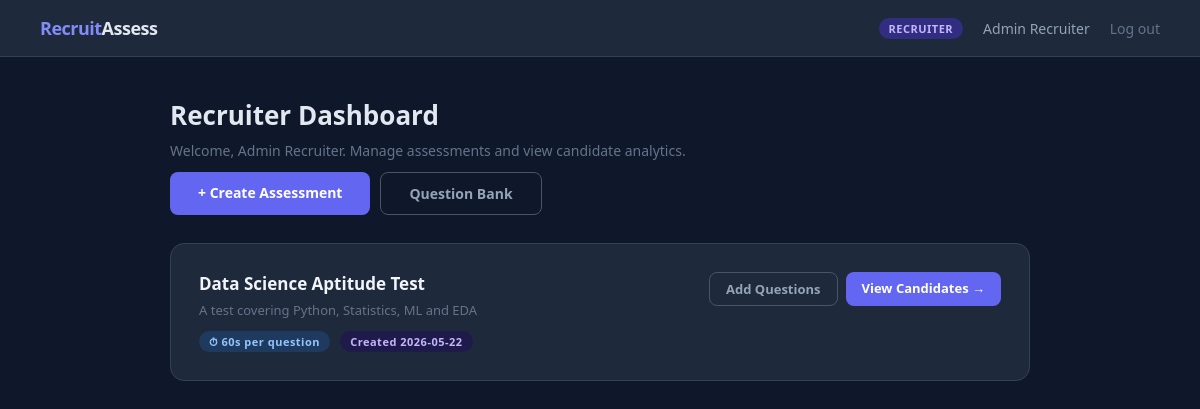
The app's page /recruiter (signed in) with its own data.
### tables this page shows
CREATE TABLE users (
        id         INTEGER PRIMARY KEY AUTOINCREMENT,
        name       TEXT NOT NULL,
        email      TEXT UNIQUE NOT NULL,
        password   TEXT NOT NULL,
        role       TEXT NOT NULL DEFAULT 'candidate',
        created_at DATETIME DEFAULT CURRENT_TIMESTAMP
    );

CREATE TABLE assessments (
        id          INTEGER PRIMARY KEY AUTOINCREMENT,
        title       TEXT NOT NULL,
        description TEXT,
        created_by  INTEGER,
        time_limit  INTEGER DEFAULT 60,
        is_active   INTEGER DEFAULT 1,
        created_at  DATETIME DEFAULT CURRENT_TIMESTAMP,
        FOREIGN KEY (created_by) REFERENCES users(id)
    );

### app.py (the view)
@app.route('/recruiter')
def recruiter_home():
    guard = login_required('recruiter')
    if guard: return guard
    from database import get_all_assessments
    assessments = get_all_assessments()
    return render_template('recruiter_home.html',
                           assessments=assessments,
                           name=session['name'])

### app.py (called while the page is built)
def login_required(role=None):
    if 'user_id' not in session:
        return redirect(url_for('login'))
    if role and session.get('role') != role:
        return redirect(url_for('dashboard'))
    return None

### database.py (called while the page is built)
def get_conn():
    conn = sqlite3.connect(DB)
    conn.row_factory = sqlite3.Row   # lets you access columns by name like dict
    return conn

def get_all_assessments():
    conn = get_conn()
    rows = conn.execute(
        "SELECT a.*, u.name as recruiter_name FROM assessments a JOIN users u ON a.created_by=u.id WHERE a.is_active=1"
    ).fetchall()
    conn.close()
    return [dict(r) for r in rows]

### templates/recruiter_home.html (shortened to what this page needs)
{% extends "base.html" %}
{% block content %}
<div class="container">
  <div style="display:flex;justify-content:space-between;align-items:flex-start;flex-wrap:wrap;gap:12px;margin-bottom:28px">
    <div>
      <h1 class="page-title">Recruiter Dashboard</h1>
      <p class="page-sub" style="margin-bottom:0">Welcome, {{ name }}. Manage assessments and view candidate analytics.</p>
    </div>
    <div style="display:flex;gap:10px;flex-wrap:wrap">
  <a href="/recruiter/create" class="btn btn-primary">+ Create Assessment</a>
  <a href="/recruiter/question-bank" class="btn btn-outline"> Question Bank</a>
</div>
  </div>
  {% for a in assessments %}
  <div class="card">
    <div style="display:flex;justify-content:space-between;align-items:flex-start;flex-wrap:wrap;gap:12px">
      <div>
        <div style="font-size:17px;font-weight:600;margin-bottom:6px;color:#f1f5f9">{{ a.title }}</div>
        <div style="font-size:13px;color:#64748b;margin-bottom:10px">{{ a.description or '—' }}</div>
        <span class="badge badge-blue">⏱ {{ a.time_limit }}s per question</span>
        <span class="badge badge-purple" style="margin-left:6px">Created {{ a.created_at[:10] }}</span>
      </div>
      <div style="display:flex;gap:8px;flex-wrap:wrap">
        <a href="/recruiter/assessment/{{ a.id }}/add-questions" class="btn btn-outline btn-sm">Add Questions</a>
        <a href="/recruiter/assessment/{{ a.id }}/candidates"    class="btn btn-primary btn-sm">View Candidates →</a>
      </div>
    </div>
  </div>
  {% endfor %}
</div>
{% endblock %}

### templates/base.html (shortened to what this page needs)
<!DOCTYPE html>
<html lang="en">
<head>
</head>
<body>
{% if session.user_id %}
<nav>
  <div class="logo">Recruit<span>Assess</span></div>
  <div class="nav-right">
    <span class="nav-badge {% if session.role=='recruiter' %}badge-recruiter{% else %}badge-candidate{% endif %}">
      {{ session.role }}
    </span>
    <span style="font-size:14px;color:#94a3b8">{{ session.name }}</span>
    <a href="/logout">Log out</a>
  </div>
</nav>
{% endif %}
{% block content %}{% endblock %}
</body>
</html>

### templates/base.html (style rules this page uses)
* { margin:0; padding:0; box-sizing:border-box; }
body { font-family:'Segoe UI',sans-serif; background:#0f172a; color:#e2e8f0; min-height:100vh; }
nav { display:flex; justify-content:space-between; align-items:center; padding:16px 40px; background:#1e293b; border-bottom:1px solid #334155; }
.logo { font-size:18px; font-weight:700; color:#818cf8; letter-spacing:-0.5px; }
.logo span { color:#e2e8f0; }
.nav-right { display:flex; align-items:center; gap:20px; }
.nav-right a { font-size:14px; color:#64748b; text-decoration:none; transition:color .2s; }
.nav-badge { font-size:11px; font-weight:700; padding:3px 10px; border-radius:99px; letter-spacing:.5px; text-transform:uppercase; }
.badge-recruiter { background:#312e81; color:#c4b5fd; }
.container { max-width:900px; margin:0 auto; padding:40px 20px; }
.page-title { font-size:26px; font-weight:700; margin-bottom:8px; }
.page-sub { font-size:14px; color:#64748b; margin-bottom:32px; }
.card { background:#1e293b; border:1px solid #334155; border-radius:14px; padding:28px; margin-bottom:20px; }
.btn { display:inline-block; padding:11px 28px; border-radius:8px; font-size:14px; font-weight:600; cursor:pointer; text-decoration:none; border:none; transition:all .2s; }
.btn-primary { background:#6366f1; color:#fff; }
.btn-outline { background:transparent; color:#94a3b8; border:1px solid #475569; }
.btn-sm { padding:7px 16px; font-size:13px; }
.badge { display:inline-block; font-size:11px; font-weight:700; padding:3px 10px; border-radius:99px; letter-spacing:.5px; }
.badge-blue { background:#1e3a5f; color:#93c5fd; }
.badge-purple { background:#1e1b4b; color:#c4b5fd; }

### records on screen
users: role "RECRUITER", name "Admin Recruiter"
assessments: title "Data Science Aptitude Test", description "A test covering Python, Statistics, ML and EDA", time_limit "60", created_at "2026-05-22"
